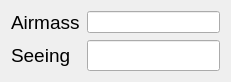
      <widget class="QWidget" name="formLayoutWidget_2">
       <property name="geometry">
        <rect>
         <x>710</x>
         <y>520</y>
         <width>231</width>
         <height>70</height>
        </rect>
       </property>
       <layout class="QFormLayout" name="formLayout_2">
        <item row="0" column="0">
         <widget class="QLabel" name="label_airmass">
          <property name="font">
           <font>
            <family>Arial</family>
            <pointsize>14</pointsize>
            <weight>50</weight>
            <bold>false</bold>
            <strikeout>false</strikeout>
           </font>
          </property>
          <property name="text">
           <string>Airmass</string>
          </property>
         </widget>
        </item>
        <item row="0" column="1">
         <widget class="QLineEdit" name="lineEdit_airmass">
          <property name="text">
           <string/>
          </property>
          <property name="alignment">
           <set>Qt::AlignCenter</set>
          </property>
          <property name="readOnly">
           <bool>false</bool>
          </property>
         </widget>
        </item>
        <item row="1" column="1">
         <widget class="QLineEdit" name="lineEdit_seeing">
          <property name="font">
           <font>
            <family>Arial</family>
            <pointsize>14</pointsize>
            <weight>50</weight>
            <bold>false</bold>
            <strikeout>false</strikeout>
           </font>
          </property>
          <property name="text">
           <string/>
          </property>
          <property name="alignment">
           <set>Qt::AlignCenter</set>
          </property>
          <property name="readOnly">
           <bool>false</bool>
          </property>
         </widget>
        </item>
        <item row="1" column="0">
         <widget class="QLabel" name="label_seeing">
          <property name="font">
           <font>
            <family>Arial</family>
            <pointsize>14</pointsize>
            <weight>50</weight>
            <bold>false</bold>
            <strikeout>false</strikeout>
           </font>
          </property>
          <property name="text">
           <string>Seeing  </string>
          </property>
         </widget>
        </item>
       </layout>
      </widget>
